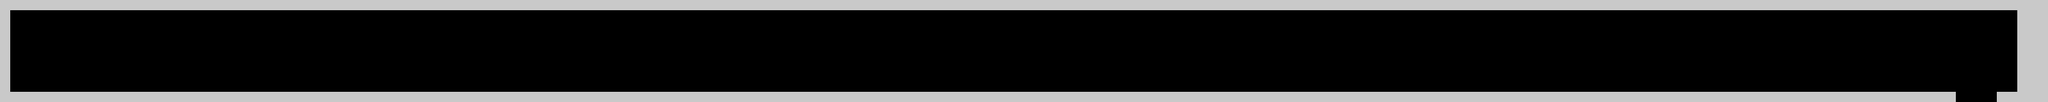

This game map was drawn from its Tiled (.tmx) file and the tilesets committed beside it. A one-line description and the full map source follow:
An orthogonal 200x10 tile map with 16x16 px tiles, 1 tile layer (Tile Layer 1) and 13 objects (7x text, 2x bossdoor, player, bosstrigger, lastboss, ...).

<map version="1.0" orientation="orthogonal" renderorder="right-down" width="200" height="10" tilewidth="16" tileheight="16" nextobjectid="250">
 <tileset firstgid="1" name="tileset" tilewidth="16" tileheight="16" tilecount="1" columns="0">
  <tile id="0">
   <image width="16" height="16" source="tile.png" />
  </tile>
 </tileset>
 <layer name="Tile Layer 1" width="200" height="10" opacity="0.79">
  <data encoding="csv">
1,1,1,1,1,1,1,1,1,1,1,1,1,1,1,1,1,1,1,1,1,1,1,1,1,1,1,1,1,1,1,1,1,1,1,1,1,1,1,1,1,1,1,1,1,1,1,1,1,1,1,1,1,1,1,1,1,1,1,1,1,1,1,1,1,1,1,1,1,1,1,1,1,1,1,1,1,1,1,1,1,1,1,1,1,1,1,1,1,1,1,1,1,1,1,1,1,1,1,1,1,1,1,1,1,1,1,1,1,1,1,1,1,1,1,1,1,1,1,1,1,1,1,1,1,1,1,1,1,1,1,1,1,1,1,1,1,1,1,1,1,1,1,1,1,1,1,1,1,1,1,1,1,1,1,1,1,1,1,1,1,1,1,1,1,1,1,1,1,1,1,1,1,1,1,1,1,1,1,1,1,1,1,1,1,1,1,1,1,1,1,1,1,1,1,1,1,1,1,1,
1,0,0,0,0,0,0,0,0,0,0,0,0,0,0,0,0,0,0,0,0,0,0,0,0,0,0,0,0,0,0,0,0,0,0,0,0,0,0,0,0,0,0,0,0,0,0,0,0,0,0,0,0,0,0,0,0,0,0,0,0,0,0,0,0,0,0,0,0,0,0,0,0,0,0,0,0,0,0,0,0,0,0,0,0,0,0,0,0,0,0,0,0,0,0,0,0,0,0,0,0,0,0,0,0,0,0,0,0,0,0,0,0,0,0,0,0,0,0,0,0,0,0,0,0,0,0,0,0,0,0,0,0,0,0,0,0,0,0,0,0,0,0,0,0,0,0,0,0,0,0,0,0,0,0,0,0,0,0,0,0,0,0,0,0,0,0,0,0,0,0,0,0,0,0,0,0,0,0,0,0,0,0,0,0,0,0,0,0,0,0,0,0,0,0,0,0,1,1,1,
1,0,0,0,0,0,0,0,0,0,0,0,0,0,0,0,0,0,0,0,0,0,0,0,0,0,0,0,0,0,0,0,0,0,0,0,0,0,0,0,0,0,0,0,0,0,0,0,0,0,0,0,0,0,0,0,0,0,0,0,0,0,0,0,0,0,0,0,0,0,0,0,0,0,0,0,0,0,0,0,0,0,0,0,0,0,0,0,0,0,0,0,0,0,0,0,0,0,0,0,0,0,0,0,0,0,0,0,0,0,0,0,0,0,0,0,0,0,0,0,0,0,0,0,0,0,0,0,0,0,0,0,0,0,0,0,0,0,0,0,0,0,0,0,0,0,0,0,0,0,0,0,0,0,0,0,0,0,0,0,0,0,0,0,0,0,0,0,0,0,0,0,0,0,0,0,0,0,0,0,0,0,0,0,0,0,0,0,0,0,0,0,0,0,0,0,0,1,1,1,
1,0,0,0,0,0,0,0,0,0,0,0,0,0,0,0,0,0,0,0,0,0,0,0,0,0,0,0,0,0,0,0,0,0,0,0,0,0,0,0,0,0,0,0,0,0,0,0,0,0,0,0,0,0,0,0,0,0,0,0,0,0,0,0,0,0,0,0,0,0,0,0,0,0,0,0,0,0,0,0,0,0,0,0,0,0,0,0,0,0,0,0,0,0,0,0,0,0,0,0,0,0,0,0,0,0,0,0,0,0,0,0,0,0,0,0,0,0,0,0,0,0,0,0,0,0,0,0,0,0,0,0,0,0,0,0,0,0,0,0,0,0,0,0,0,0,0,0,0,0,0,0,0,0,0,0,0,0,0,0,0,0,0,0,0,0,0,0,0,0,0,0,0,0,0,0,0,0,0,0,0,0,0,0,0,0,0,0,0,0,0,0,0,0,0,0,0,1,1,1,
1,0,0,0,0,0,0,0,0,0,0,0,0,0,0,0,0,0,0,0,0,0,0,0,0,0,0,0,0,0,0,0,0,0,0,0,0,0,0,0,0,0,0,0,0,0,0,0,0,0,0,0,0,0,0,0,0,0,0,0,0,0,0,0,0,0,0,0,0,0,0,0,0,0,0,0,0,0,0,0,0,0,0,0,0,0,0,0,0,0,0,0,0,0,0,0,0,0,0,0,0,0,0,0,0,0,0,0,0,0,0,0,0,0,0,0,0,0,0,0,0,0,0,0,0,0,0,0,0,0,0,0,0,0,0,0,0,0,0,0,0,0,0,0,0,0,0,0,0,0,0,0,0,0,0,0,0,0,0,0,0,0,0,0,0,0,0,0,0,0,0,0,0,0,0,0,0,0,0,0,0,0,0,0,0,0,0,0,0,0,0,0,0,0,0,0,0,1,1,1,
1,0,0,0,0,0,0,0,0,0,0,0,0,0,0,0,0,0,0,0,0,0,0,0,0,0,0,0,0,0,0,0,0,0,0,0,0,0,0,0,0,0,0,0,0,0,0,0,0,0,0,0,0,0,0,0,0,0,0,0,0,0,0,0,0,0,0,0,0,0,0,0,0,0,0,0,0,0,0,0,0,0,0,0,0,0,0,0,0,0,0,0,0,0,0,0,0,0,0,0,0,0,0,0,0,0,0,0,0,0,0,0,0,0,0,0,0,0,0,0,0,0,0,0,0,0,0,0,0,0,0,0,0,0,0,0,0,0,0,0,0,0,0,0,0,0,0,0,0,0,0,0,0,0,0,0,0,0,0,0,0,0,0,0,0,0,0,0,0,0,0,0,0,0,0,0,0,0,0,0,0,0,0,0,0,0,0,0,0,0,0,0,0,0,0,0,0,1,1,1,
1,0,0,0,0,0,0,0,0,0,0,0,0,0,0,0,0,0,0,0,0,0,0,0,0,0,0,0,0,0,0,0,0,0,0,0,0,0,0,0,0,0,0,0,0,0,0,0,0,0,0,0,0,0,0,0,0,0,0,0,0,0,0,0,0,0,0,0,0,0,0,0,0,0,0,0,0,0,0,0,0,0,0,0,0,0,0,0,0,0,0,0,0,0,0,0,0,0,0,0,0,0,0,0,0,0,0,0,0,0,0,0,0,0,0,0,0,0,0,0,0,0,0,0,0,0,0,0,0,0,0,0,0,0,0,0,0,0,0,0,0,0,0,0,0,0,0,0,0,0,0,0,0,0,0,0,0,0,0,0,0,0,0,0,0,0,0,0,0,0,0,0,0,0,0,0,0,0,0,0,0,0,0,0,0,0,0,0,0,0,0,0,0,0,0,0,0,1,1,1,
1,0,0,0,0,0,0,0,0,0,0,0,0,0,0,0,0,0,0,0,0,0,0,0,0,0,0,0,0,0,0,0,0,0,0,0,0,0,0,0,0,0,0,0,0,0,0,0,0,0,0,0,0,0,0,0,0,0,0,0,0,0,0,0,0,0,0,0,0,0,0,0,0,0,0,0,0,0,0,0,0,0,0,0,0,0,0,0,0,0,0,0,0,0,0,0,0,0,0,0,0,0,0,0,0,0,0,0,0,0,0,0,0,0,0,0,0,0,0,0,0,0,0,0,0,0,0,0,0,0,0,0,0,0,0,0,0,0,0,0,0,0,0,0,0,0,0,0,0,0,0,0,0,0,0,0,0,0,0,0,0,0,0,0,0,0,0,0,0,0,0,0,0,0,0,0,0,0,0,0,0,0,0,0,0,0,0,0,0,0,0,0,0,0,0,0,0,1,1,1,
1,0,0,0,0,0,0,0,0,0,0,0,0,0,0,0,0,0,0,0,0,0,0,0,0,0,0,0,0,0,0,0,0,0,0,0,0,0,0,0,0,0,0,0,0,0,0,0,0,0,0,0,0,0,0,0,0,0,0,0,0,0,0,0,0,0,0,0,0,0,0,0,0,0,0,0,0,0,0,0,0,0,0,0,0,0,0,0,0,0,0,0,0,0,0,0,0,0,0,0,0,0,0,0,0,0,0,0,0,0,0,0,0,0,0,0,0,0,0,0,0,0,0,0,0,0,0,0,0,0,0,0,0,0,0,0,0,0,0,0,0,0,0,0,0,0,0,0,0,0,0,0,0,0,0,0,0,0,0,0,0,0,0,0,0,0,0,0,0,0,0,0,0,0,0,0,0,0,0,0,0,0,0,0,0,0,0,0,0,0,0,0,0,0,0,0,0,1,1,1,
1,1,1,1,1,1,1,1,1,1,1,1,1,1,1,1,1,1,1,1,1,1,1,1,1,1,1,1,1,1,1,1,1,1,1,1,1,1,1,1,1,1,1,1,1,1,1,1,1,1,1,1,1,1,1,1,1,1,1,1,1,1,1,1,1,1,1,1,1,1,1,1,1,1,1,1,1,1,1,1,1,1,1,1,1,1,1,1,1,1,1,1,1,1,1,1,1,1,1,1,1,1,1,1,1,1,1,1,1,1,1,1,1,1,1,1,1,1,1,1,1,1,1,1,1,1,1,1,1,1,1,1,1,1,1,1,1,1,1,1,1,1,1,1,1,1,1,1,1,1,1,1,1,1,1,1,1,1,1,1,1,1,1,1,1,1,1,1,1,1,1,1,1,1,1,1,1,1,1,1,1,1,1,1,1,1,1,1,1,1,1,0,0,0,0,1,1,1,1,1
</data>
 </layer>
 <objectgroup name="Object Layer 1">
  <object id="230" type="player" x="40" y="120" />
  <object id="232" type="text" x="136" y="72">
   <properties>
    <property name="text" value="So..." />
   </properties>
  </object>
  <object id="233" type="text" x="376" y="72">
   <properties>
    <property name="text" value="You have brutally murdered every member of the Shapanoid species." />
   </properties>
  </object>
  <object id="234" type="text" x="1048" y="72">
   <properties>
    <property name="text" value="Except for one." />
   </properties>
  </object>
  <object id="236" type="text" x="1320" y="72">
   <properties>
    <property name="text" value="Finish the job." />
   </properties>
  </object>
  <object id="238" type="bossdoor" x="1680" y="16" width="16" height="128" />
  <object id="239" type="bosstrigger" x="1744" y="16" width="112" height="128" />
  <object id="240" type="bossdoor" x="1984" y="16" width="16" height="128" />
  <object id="241" type="lastboss" x="1928" y="72" />
  <object id="243" type="text" x="2136" y="72">
   <properties>
    <property name="bossdeath" value="true" />
    <property name="text" value="What have you done?" />
   </properties>
  </object>
  <object id="247" type="text" x="2408" y="72">
   <properties>
    <property name="bossdeath" value="true" />
    <property name="text" value="The guilt overcomes you." />
   </properties>
  </object>
  <object id="248" type="text" x="2664" y="72">
   <properties>
    <property name="bossdeath" value="true" />
    <property name="text" value="Do the right thing." />
   </properties>
  </object>
  <object id="249" type="loadmap" x="3040" y="176" width="96" height="16">
   <properties>
    <property name="map" value="theend.tmx" />
   </properties>
  </object>
 </objectgroup>
</map>
